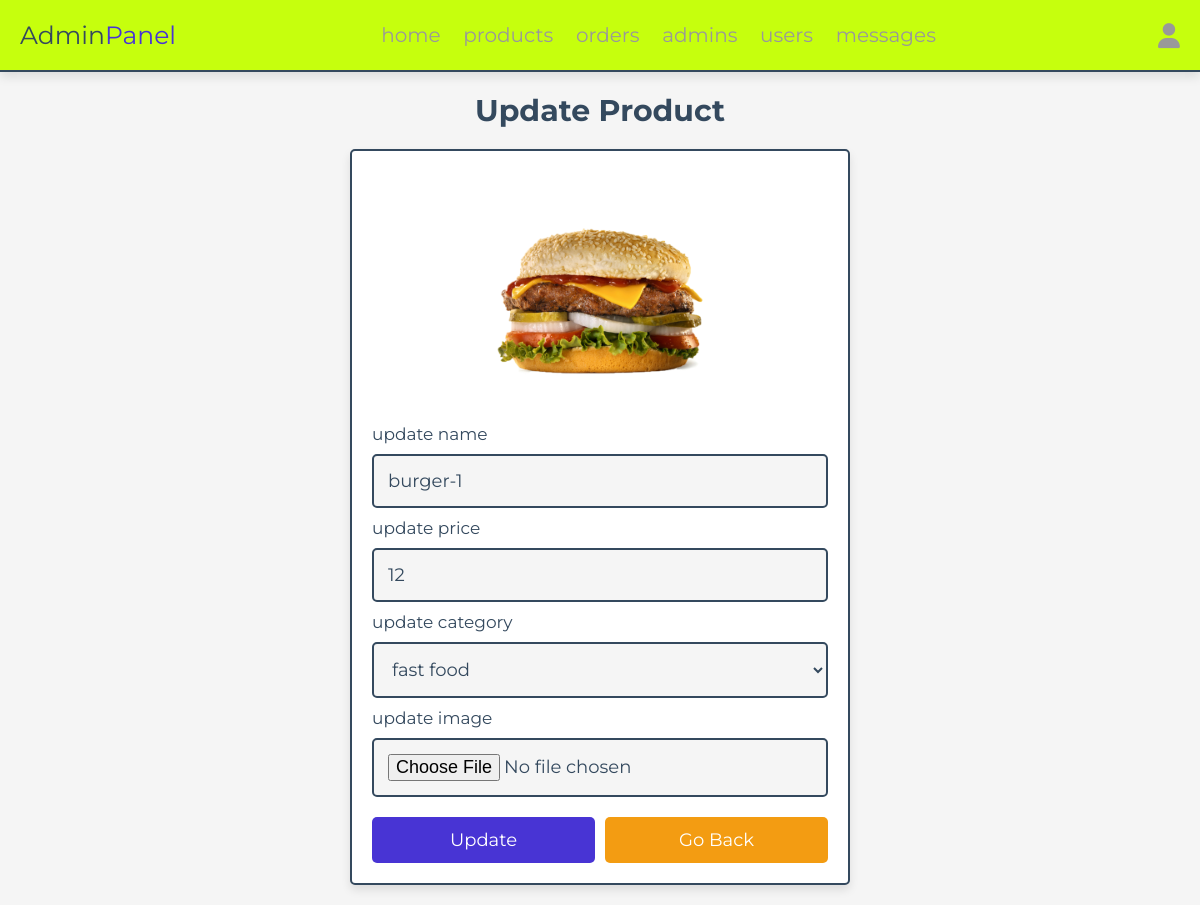
Page /admin/update_product.php?update=1 (signed in) on the committed database.
### tables this page shows
CREATE TABLE `products` (
  `id` int(100) NOT NULL,
  `name` varchar(100) NOT NULL,
  `category` varchar(100) NOT NULL,
  `price` int(10) NOT NULL,
  `image` varchar(100) NOT NULL
);

### admin/update_product.php (the view, shortened to what this page needs)
<?php
include '../components/connect.php';
?>
<!DOCTYPE html>
<html lang="en">
<head>
   <link rel="stylesheet" href="https://cdnjs.cloudflare.com/ajax/libs/font-awesome/6.1.1/css/all.min.css">
   <link rel="stylesheet" href="../css/admin_style.css">
</head>
<body>
<?php include '../components/admin_header.php' ?>
<section class="update-product">
   <h1 class="heading">update product</h1>
   <?php
      $update_id = $_GET['update'];
      $show_products = $conn->prepare("SELECT * FROM `products` WHERE id = ?");
      $show_products->execute([$update_id]);
      if($show_products->rowCount() > 0){
         while($fetch_products = $show_products->fetch(PDO::FETCH_ASSOC)){
   ?>
   <form action="" method="POST" enctype="multipart/form-data">
      <img src="../uploaded_img/<?= $fetch_products['image']; ?>" alt="">
      <span>update name</span>
      <input type="text" required placeholder="enter product name" name="name" maxlength="100" class="box" value="<?= $fetch_products['name']; ?>">
      <span>update price</span>
      <input type="number" min="0" max="9999999999" required placeholder="enter product price" name="price" onkeypress="if(this.value.length == 10) return false;" class="box" value="<?= $fetch_products['price']; ?>">
      <span>update category</span>
      <select name="category" class="box" required>
         <option selected value="<?= $fetch_products['category']; ?>"><?= $fetch_products['category']; ?></option>
      </select>
      <span>update image</span>
      <input type="file" name="image" class="box" accept="image/jpg, image/jpeg, image/png, image/webp">
      <div class="flex-btn">
         <input type="submit" value="update" class="btn" name="update">
         <a href="products.php" class="option-btn">go back</a>
      </div>
   </form>
   <?php
         }
      }else{
         echo '<p class="empty">no products added yet!</p>';
      }
   ?>
</section>
</body>
</html>

### css/admin_style.css (style rules this page uses)
:root { --main-color:#4834d4; --red:#e74c3c; --orange:#f39c12; --black:#34495e; --white:#fff; --light-bg:#f5f5f5; --light-color:#999; --border:.2rem solid var(--black); --box-shadow:0 .5rem 1rem rgba(0,0,0,.1); }
* { font-family: 'Montserrat', sans-serif; margin:0; padding:0; box-sizing: border-box; text-decoration: none; outline: none; border:none; }
html { font-size: 62.5%; overflow-x: hidden; }
body { background-color: var(--light-bg); }
section { max-width: 1200px; margin:0 auto; padding:2rem; }
.btn, .delete-btn, .option-btn { display: block; margin-top: 1rem; border-radius: .5rem; cursor: pointer; width: 100%; font-size: 1.8rem; color:var(--white); padding:1.2rem 3rem; text-transform: capitalize; text-align: center; }
.btn { background-color: var(--main-color); }
.option-btn { background-color: var(--orange); }
.flex-btn { display: flex; gap:1rem; }
.heading { text-align: center; margin-bottom: 2rem; text-transform: capitalize; color:var(--black); font-size: 3rem; }
.update-product form { margin:0 auto; max-width: 50rem; background-color: var(--white); border-radius: .5rem; box-shadow: var(--box-shadow); border:var(--border); padding:2rem; }
.update-product form img { height: 25rem; width: 100%; object-fit: contain; }
.update-product form .box { background-color: var(--light-bg); border:var(--border); width: 100%; padding:1.4rem; font-size: 1.8rem; color:var(--black); border-radius: .5rem; margin: 1rem 0; }
.update-product form span { font-size: 1.7rem; color:var(--black); }

### rows in the picture
products: image (picture), name "burger-1", price "12", category "fast food"
